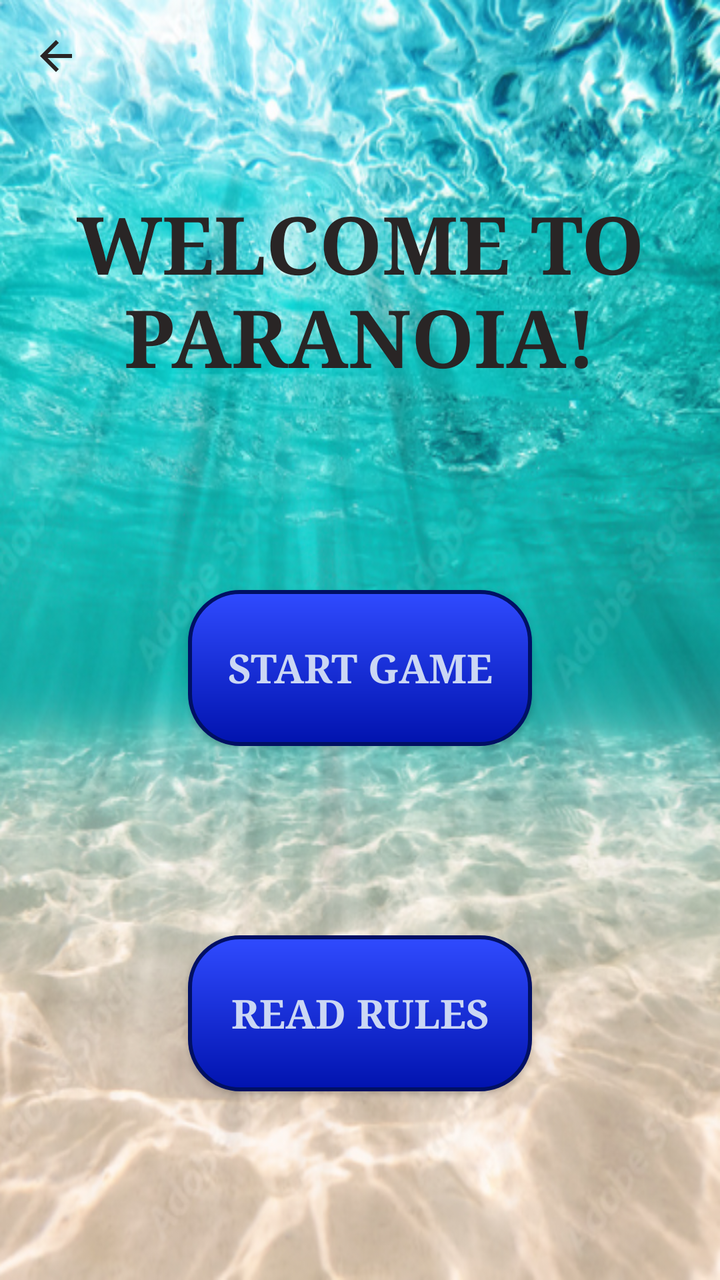
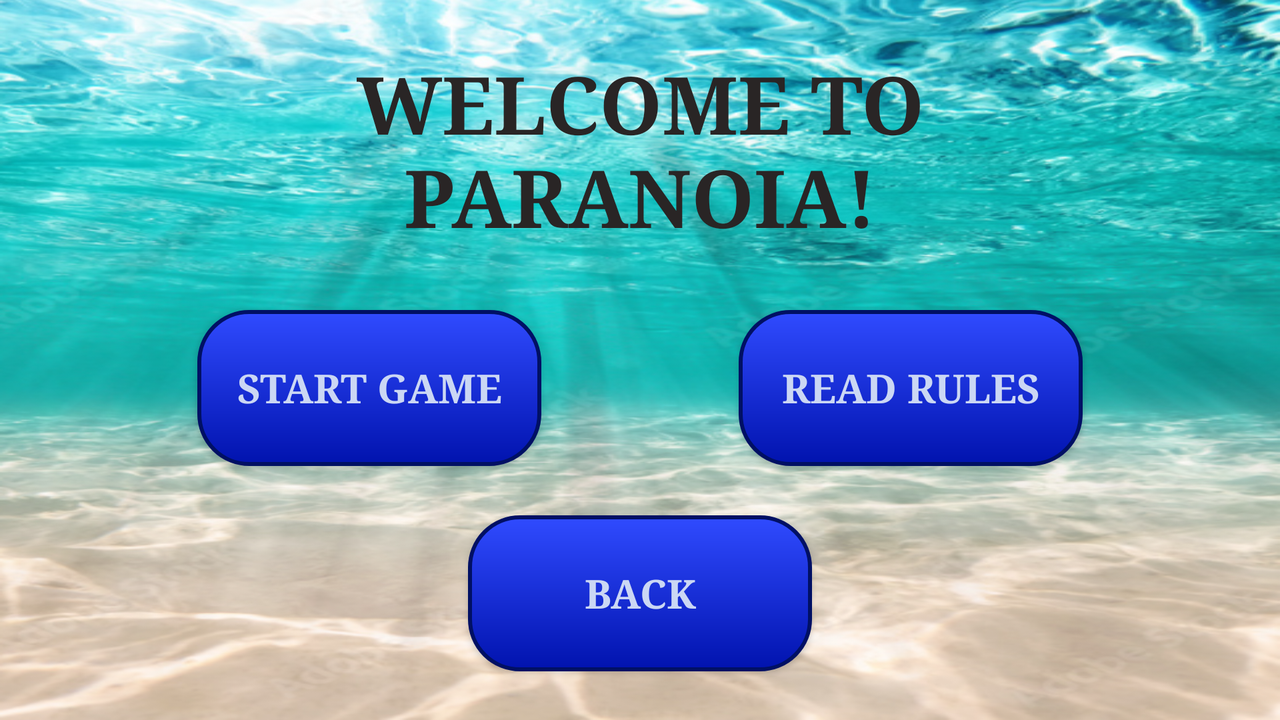

Compare how this app lays out the same screen by default and in its alternative resource folder. The renders come first, then the two layout files and the values they reference.
<!-- AndroidManifest.xml: application theme Theme.GameCollection -->
<!-- res/layout/activity_paranoia.xml -->
<?xml version="1.0" encoding="utf-8"?>
<androidx.constraintlayout.widget.ConstraintLayout xmlns:android="http://schemas.android.com/apk/res/android"
    xmlns:app="http://schemas.android.com/apk/res-auto"
    xmlns:tools="http://schemas.android.com/tools"
    android:id="@+id/main"
    android:layout_width="match_parent"
    android:layout_height="match_parent"
    tools:context=".paranoia.ParanoiaActivity">

    <TextView
        android:id="@+id/ParanoiaTextView"
        android:layout_width="309dp"
        android:layout_height="106dp"
        android:fontFamily="serif"
        android:text="WELCOME TO PARANOIA!"
        android:textAlignment="center"
        android:textSize="40sp"
        android:textStyle="bold"
        app:layout_constraintBottom_toTopOf="@+id/buttonStart"
        app:layout_constraintEnd_toEndOf="parent"
        app:layout_constraintHorizontal_bias="0.5"
        app:layout_constraintStart_toStartOf="parent"
        app:layout_constraintTop_toTopOf="parent" />

    <androidx.appcompat.widget.AppCompatButton
        android:id="@+id/buttonStart"
        android:layout_width="172dp"
        android:layout_height="78dp"
        android:background="@drawable/paranoia_button"
        android:fontFamily="serif"
        android:text="Start game"
        android:textColor="@color/paranoiaButtonTextColour"
        android:textSize="20sp"
        android:textStyle="bold"
        app:layout_constraintBottom_toTopOf="@+id/buttonRules"
        app:layout_constraintEnd_toEndOf="parent"
        app:layout_constraintHorizontal_bias="0.5"
        app:layout_constraintStart_toStartOf="parent"
        app:layout_constraintTop_toBottomOf="@+id/ParanoiaTextView" />

    <androidx.appcompat.widget.AppCompatButton
        android:id="@+id/buttonRules"
        android:layout_width="172dp"
        android:layout_height="78dp"
        android:background="@drawable/paranoia_button"
        android:fontFamily="serif"
        android:text="Read rules"
        android:textColor="@color/paranoiaButtonTextColour"
        android:textSize="20sp"
        android:textStyle="bold"
        app:layout_constraintBottom_toBottomOf="parent"
        app:layout_constraintEnd_toEndOf="parent"
        app:layout_constraintHorizontal_bias="0.5"
        app:layout_constraintStart_toStartOf="parent"
        app:layout_constraintTop_toBottomOf="@+id/buttonStart" />

    <ImageButton
        android:id="@+id/buttonBack"
        android:layout_width="40dp"
        android:layout_height="40dp"
        android:layout_marginStart="8dp"
        android:layout_marginTop="8dp"
        android:background="?attr/selectableItemBackgroundBorderless"
        android:contentDescription="Back"
        android:padding="8dp"
        android:src="@drawable/arrow_back"
        app:layout_constraintStart_toStartOf="parent"
        app:layout_constraintTop_toTopOf="parent" />

</androidx.constraintlayout.widget.ConstraintLayout>
<!-- resources referenced by this layout -->
<resources>
  <color name="paranoiaButtonTextColour">#CBD7F4</color>
  <!-- drawable arrow_back (drawable) -->
  <vector xmlns:android="http://schemas.android.com/apk/res/android"
      android:autoMirrored="true"
      android:height="24dp"
      android:width="24dp"
      android:viewportHeight="24"
      android:viewportWidth="24"
      android:tint="?attr/colorControlNormal">
  
      <path
          android:fillColor="@android:color/white"
          android:pathData="M20,11H7.83l5.59,-5.59L12,4l-8,8 8,8 1.41,-1.41L7.83,13H20v-2z"/>
  
  </vector>
  <!-- drawable paranoia_button (drawable) -->
  <shape xmlns:android="http://schemas.android.com/apk/res/android"
      android:shape="rectangle">
  
      <gradient
          android:angle="270"
          android:startColor="@color/paranoiaButtonTop"
          android:endColor="@color/paranoiaButtonBottom" />
  
      <stroke
          android:width="2dp"
          android:color="@color/paranoiaButtonOutline" />
  
      <corners android:radius="25dp" />
  </shape>
  <!-- from res/values-v23/ -->
  <style name="Theme.GameCollection" parent="Base.Theme.GameCollection">
          
          <item name="android:navigationBarColor">@android:color/transparent</item>
          <item name="android:statusBarColor">@android:color/transparent</item>
          <item name="android:windowLightStatusBar">?attr/isLightTheme</item>
      </style>
  <color name="paranoiaButtonTop">#304BFF</color>
  <color name="paranoiaButtonBottom">#0113AE</color>
  <color name="paranoiaButtonOutline">#001064</color>
  <style name="Base.Theme.GameCollection" parent="Theme.Material3.DayNight.NoActionBar">
          <item name="android:windowBackground">@drawable/app_background</item>
          <item name="android:fontFamily">@font/caprasimo</item>
          <item name="android:textColor">@color/mainTextColour</item>
          <item name="colorControlNormal">@color/mainTextColour</item>
      </style>
  <!-- drawable app_background: png bitmap (drawable, 544870 bytes) -->
  <color name="mainTextColour">#292525</color>
</resources>
<!-- res/layout-land/activity_paranoia.xml (the repository's variant of the layout above) -->
<!-- drawn on the phone turned sideways -->
<?xml version="1.0" encoding="utf-8"?>
<androidx.constraintlayout.widget.ConstraintLayout xmlns:android="http://schemas.android.com/apk/res/android"
    xmlns:app="http://schemas.android.com/apk/res-auto"
    xmlns:tools="http://schemas.android.com/tools"
    android:id="@+id/main"
    android:layout_width="match_parent"
    android:layout_height="match_parent"
    tools:context=".paranoia.ParanoiaActivity">

    <androidx.appcompat.widget.AppCompatButton
        android:id="@+id/buttonStart"
        android:layout_width="172dp"
        android:layout_height="78dp"
        android:background="@drawable/paranoia_button"
        android:fontFamily="serif"
        android:text="Start game"
        android:textColor="@color/paranoiaButtonTextColour"
        android:textSize="20sp"
        android:textStyle="bold"
        app:layout_constraintBottom_toTopOf="@+id/buttonBackFromParanoia"
        app:layout_constraintEnd_toStartOf="@+id/buttonRules"
        app:layout_constraintHorizontal_bias="0.5"
        app:layout_constraintStart_toStartOf="parent"
        app:layout_constraintTop_toBottomOf="@+id/ParanoiaTextView" />

    <androidx.appcompat.widget.AppCompatButton
        android:id="@+id/buttonRules"
        android:layout_width="172dp"
        android:layout_height="78dp"
        android:background="@drawable/paranoia_button"
        android:fontFamily="serif"
        android:text="Read rules"
        android:textColor="@color/paranoiaButtonTextColour"
        android:textSize="20sp"
        android:textStyle="bold"
        app:layout_constraintBottom_toBottomOf="@+id/buttonStart"
        app:layout_constraintEnd_toEndOf="parent"
        app:layout_constraintHorizontal_bias="0.5"
        app:layout_constraintStart_toEndOf="@+id/buttonStart"
        app:layout_constraintTop_toTopOf="@+id/buttonStart" />

    <TextView
        android:id="@+id/ParanoiaTextView"
        android:layout_width="309dp"
        android:layout_height="106dp"
        android:fontFamily="serif"
        android:text="WELCOME TO PARANOIA!"
        android:textAlignment="center"
        android:textSize="40sp"
        android:textStyle="bold"
        app:layout_constraintBottom_toTopOf="@+id/buttonStart"
        app:layout_constraintEnd_toEndOf="parent"
        app:layout_constraintHorizontal_bias="0.5"
        app:layout_constraintStart_toStartOf="parent"
        app:layout_constraintTop_toTopOf="parent" />

    <androidx.appcompat.widget.AppCompatButton
        android:id="@+id/buttonBackFromParanoia"
        android:layout_width="172dp"
        android:layout_height="78dp"
        android:background="@drawable/paranoia_button"
        android:fontFamily="serif"
        android:text="Back"
        android:textColor="@color/paranoiaButtonTextColour"
        android:textSize="20sp"
        android:textStyle="bold"
        app:layout_constraintBottom_toBottomOf="parent"
        app:layout_constraintEnd_toEndOf="parent"
        app:layout_constraintHorizontal_bias="0.5"
        app:layout_constraintStart_toStartOf="parent"
        app:layout_constraintTop_toBottomOf="@+id/buttonStart" />

</androidx.constraintlayout.widget.ConstraintLayout>
<!-- resources referenced by the variant -->
<!-- as the phone turned sideways resolves them -->
<resources>
  <color name="paranoiaButtonTextColour">#CBD7F4</color>
  <!-- drawable paranoia_button (drawable) -->
  <shape xmlns:android="http://schemas.android.com/apk/res/android"
      android:shape="rectangle">
  
      <gradient
          android:angle="270"
          android:startColor="@color/paranoiaButtonTop"
          android:endColor="@color/paranoiaButtonBottom" />
  
      <stroke
          android:width="2dp"
          android:color="@color/paranoiaButtonOutline" />
  
      <corners android:radius="25dp" />
  </shape>
  <!-- from res/values-v23/ -->
  <style name="Theme.GameCollection" parent="Base.Theme.GameCollection">
          
          <item name="android:navigationBarColor">@android:color/transparent</item>
          <item name="android:statusBarColor">@android:color/transparent</item>
          <item name="android:windowLightStatusBar">?attr/isLightTheme</item>
      </style>
  <color name="paranoiaButtonTop">#304BFF</color>
  <color name="paranoiaButtonBottom">#0113AE</color>
  <color name="paranoiaButtonOutline">#001064</color>
  <style name="Base.Theme.GameCollection" parent="Theme.Material3.DayNight.NoActionBar">
          <item name="android:windowBackground">@drawable/app_background</item>
          <item name="android:fontFamily">@font/caprasimo</item>
          <item name="android:textColor">@color/mainTextColour</item>
          <item name="colorControlNormal">@color/mainTextColour</item>
      </style>
  <!-- drawable app_background: png bitmap (drawable, 544870 bytes) -->
  <color name="mainTextColour">#292525</color>
</resources>
